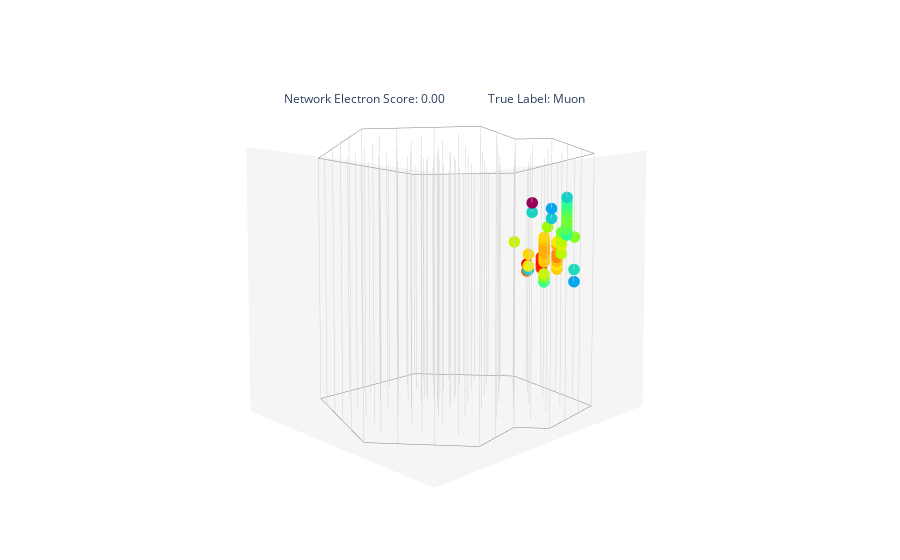

The notebook cell saved with this chart:
### Code cell
event_no = 14
MLHelper.plot_event(event_no,
                    reveal_network_predition=True,
                    reveal_true_label=True)

### Figure 1 — Plotly figure (JSON) as saved in the notebook; plotly's stock layout.template omitted (floating-point values rounded to 4 significant figures)
{"data": [{"hoverinfo": "skip", "line": {"color": "lightgrey", "width": 1}, "mode": "lines", "showlegend": false, "type": "scatter3d", "uid": "b5610454-98e3-4671-a1ba-d8e28e228484", "x": [-256.1, -256.1], "y": [-521.1, -521.1], "z": [-1442.0, -2453.0]}, {"hoverinfo": "skip", "line": {"color": "lightgrey", "width": 1}, "mode": "lines", "showlegend": false, "type": "scatter3d", "uid": "ddbd8fae-5f75-4a73-9e1d-7df4c1e24160", "x": [-132.8, -132.8], "y": [-501.4, -501.4], "z": [-1442.0, -2453.0]}, {"hoverinfo": "skip", "line": {"color": "lightgrey", "width": 1}, "mode": "lines", "showlegend": false, "type": "scatter3d", "uid": "a04d974f-1769-434e-bdea-081be48aba90", "x": [-9.13, -9.13], "y": [-481.7, -481.7], "z": [-1442.0, -2453.0]}, {"hoverinfo": "skip", "line": {"color": "lightgrey", "width": 1}, "mode": "lines", "showlegend": false, "type": "scatter3d", "uid": "737cf735-9b9f-4221-9fb0-452a7c77d5ce", "x": [114.4, 114.4], "y": [-462.0, -462.0], "z": [-1442.0, -2453.0]}, {"hoverinfo": "skip", "line": {"color": "lightgrey", "width": 1}, "mode": "lines", "showlegend": false, "type": "scatter3d", "uid": "6a5c9eba-4b0a-49d8-8aa6-4c6315900892", "x": [237.8, 237.8], "y": [-442.4, -442.4], "z": [-1442.0, -2453.0]}, {"hoverinfo": "skip", "line": {"color": "lightgrey", "width": 1}, "mode": "lines", "showlegend": false, "type": "scatter3d", "uid": "2cfc1e5e-2639-446d-9672-6c2cebcbd95c", "x": [361, 361], "y": [-422.8, -422.8], "z": [-1442.0, -2453.0]}, {"hoverinfo": "skip", "line": {"color": "lightgrey", "width": 1}, "mode": "lines", "showlegend": false, "type": "scatter3d", "uid": "7a57265d-ddea-4ef2-a531-59ffc5df88f2", "x": [-334.8, -334.8], "y": [-424.5, -424.5], "z": [-1442.0, -2453.0]}, {"hoverinfo": "skip", "line": {"color": "lightgrey", "width": 1}, "mode": "lines", "showlegend": false, "type": "scatter3d", "uid": "4a97f03c-8af2-4411-8a1a-50285059dd39", "x": [-211.3, -211.3], "y": [-404.5, -404.5], "z": [-1442.0, -2453.0]}, {"hoverinfo": "skip", "line": {"color": "lightgrey", "width": 1}, "mode": "lines", "showlegend": false, "type": "scatter3d", "uid": "462f50ae-907c-4bc0-bb36-e3aafdc51919", "x": [-88.05, -88.05], "y": [-384.3, -384.3], "z": [-1442.0, -2453.0]}, {"hoverinfo": "skip", "line": {"color": "lightgrey", "width": 1}, "mode": "lines", "showlegend": false, "type": "scatter3d", "uid": "5b39e132-6369-4e9c-a2da-45db596983ec", "x": [35.54, 35.54], "y": [-364.8, -364.8], "z": [-1442.0, -2453.0]}, {"hoverinfo": "skip", "line": {"color": "lightgrey", "width": 1}, "mode": "lines", "showlegend": false, "type": "scatter3d", "uid": "d5c8623e-f9bf-4ab4-94cb-ef08b465a62b", "x": [158.9, 158.9], "y": [-345.2, -345.2], "z": [-1442.0, -2453.0]}, {"hoverinfo": "skip", "line": {"color": "lightgrey", "width": 1}, "mode": "lines", "showlegend": false, "type": "scatter3d", "uid": "d065f878-9af2-48ba-98a3-8d79934e88e0", "x": [282.2, 282.2], "y": [-325.7, -325.7], "z": [-1442.0, -2453.0]}, {"hoverinfo": "skip", "line": {"color": "lightgrey", "width": 1}, "mode": "lines", "showlegend": false, "type": "scatter3d", "uid": "cdfa1c5b-8177-4271-b193-d96080a0a79b", "x": [405.8, 405.8], "y": [-306.4, -306.4], "z": [-1442.0, -2453.0]}, {"hoverinfo": "skip", "line": {"color": "lightgrey", "width": 1}, "mode": "lines", "showlegend": false, "type": "scatter3d", "uid": "4d5e0e42-5f8d-4190-9cfa-34eeabf2e2e8", "x": [-413.5, -413.5], "y": [-327.3, -327.3], "z": [-1442.0, -2453.0]}, {"hoverinfo": "skip", "line": {"color": "lightgrey", "width": 1}, "mode": "lines", "showlegend": false, "type": "scatter3d", "uid": "63077b89-9a6f-4c22-87be-13c8636d7ec7", "x": [-290.7, -290.7], "y": [-307.4, -307.4], "z": [-1442.0, -2453.0]}, {"hoverinfo": "skip", "line": {"color": "lightgrey", "width": 1}, "mode": "lines", "showlegend": false, "type": "scatter3d", "uid": "2131dad1-a5ca-473f-9e24-f439a01637bd", "x": [-166.4, -166.4], "y": [-287.8, -287.8], "z": [-1442.0, -2453.0]}, {"hoverinfo": "skip", "line": {"color": "lightgrey", "width": 1}, "mode": "lines", "showlegend": false, "type": "scatter3d", "uid": "0bfaefb8-b2bf-4f66-9f92-e08f74c1482b", "x": [-43.27, -43.27], "y": [-267.5, -267.5], "z": [-1442.0, -2453.0]}, {"hoverinfo": "skip", "line": {"color": "lightgrey", "width": 1}, "mode": "lines", "showlegend": false, "type": "scatter3d", "uid": "52133f30-7035-47cb-a478-ffff35bffa95", "x": [79.41, 79.41], "y": [-248.2, -248.2], "z": [-1442.0, -2453.0]}, {"hoverinfo": "skip", "line": {"color": "lightgrey", "width": 1}, "mode": "lines", "showlegend": false, "type": "scatter3d", "uid": "eb31d6f9-6dd8-4bf1-95b0-b4c7b3b76a44", "x": [210.5, 210.5], "y": [-209.8, -209.8], "z": [-1442.0, -2453.0]}, {"hoverinfo": "skip", "line": {"color": "lightgrey", "width": 1}, "mode": "lines", "showlegend": false, "type": "scatter3d", "uid": "41bfdf9b-5df9-4c5a-9377-241fc9d00c77", "x": [326.9, 326.9], "y": [-209.1, -209.1], "z": [-1442.0, -2453.0]}, {"hoverinfo": "skip", "line": {"color": "lightgrey", "width": 1}, "mode": "lines", "showlegend": false, "type": "scatter3d", "uid": "00d0ea77-2eb1-4eb0-a805-fe197645fb9b", "x": [443.6, 443.6], "y": [-194.2, -194.2], "z": [-1442.0, -2453.0]}, {"hoverinfo": "skip", "line": {"color": "lightgrey", "width": 1}, "mode": "lines", "showlegend": false, "type": "scatter3d", "uid": "fae4b276-02bd-4d29-b77f-5ae9806a5068", "x": [-492.4, -492.4], "y": [-230.2, -230.2], "z": [-1442.0, -2453.0]}, {"hoverinfo": "skip", "line": {"color": "lightgrey", "width": 1}, "mode": "lines", "showlegend": false, "type": "scatter3d", "uid": "2b9c1420-d6c3-4f8d-a8d9-a6f07c713fb3", "x": [-368.9, -368.9], "y": [-210.2, -210.2], "z": [-1442.0, -2453.0]}, {"hoverinfo": "skip", "line": {"color": "lightgrey", "width": 1}, "mode": "lines", "showlegend": false, "type": "scatter3d", "uid": "64b455ed-e8b4-4425-9f4b-bcb02b200e35", "x": [-245.7, -245.7], "y": [-190.5, -190.5], "z": [-1442.0, -2453.0]}, {"hoverinfo": "skip", "line": {"color": "lightgrey", "width": 1}, "mode": "lines", "showlegend": false, "type": "scatter3d", "uid": "8e835b05-3679-4d57-86cf-be6219fa476a", "x": [-121.8, -121.8], "y": [-171.0, -171.0], "z": [-1442.0, -2453.0]}, {"hoverinfo": "skip", "line": {"color": "lightgrey", "width": 1}, "mode": "lines", "showlegend": false, "type": "scatter3d", "uid": "0631932f-4193-4907-b909-3ef888c40f39", "x": [1.71, 1.71], "y": [-150.6, -150.6], "z": [-1442.0, -2453.0]}, {"hoverinfo": "skip", "line": {"color": "lightgrey", "width": 1}, "mode": "lines", "showlegend": false, "type": "scatter3d", "uid": "a1ffa7e6-5d48-4b94-869d-19bf9180e7a6", "x": [125.0, 125.0], "y": [-131.2, -131.2], "z": [-1442.0, -2453.0]}, {"hoverinfo": "skip", "line": {"color": "lightgrey", "width": 1}, "mode": "lines", "showlegend": false, "type": "scatter3d", "uid": "1c2fcd2e-aaa7-4908-a87b-3f8bc9740d32", "x": [248.2, 248.2], "y": [-111.9, -111.9], "z": [-1442.0, -2453.0]}, {"hoverinfo": "skip", "line": {"color": "lightgrey", "width": 1}, "mode": "lines", "showlegend": false, "type": "scatter3d", "uid": "3f989dae-fdca-4934-89d7-cbd2d6f5895e", "x": [371.6, 371.6], "y": [-92.18, -92.18], "z": [-1442.0, -2453.0]}, {"hoverinfo": "skip", "line": {"color": "lightgrey", "width": 1}, "mode": "lines", "showlegend": false, "type": "scatter3d", "uid": "1384062f-3bf5-4dc9-8b02-7df33392a4e9", "x": [500.4, 500.4], "y": [-58.45, -58.45], "z": [-1442.0, -2453.0]}, {"hoverinfo": "skip", "line": {"color": "lightgrey", "width": 1}, "mode": "lines", "showlegend": false, "type": "scatter3d", "uid": "b8d3d8b2-a367-491c-9548-5db7735e2552", "x": [-570.9, -570.9], "y": [-125.1, -125.1], "z": [-1442.0, -2453.0]}, {"hoverinfo": "skip", "line": {"color": "lightgrey", "width": 1}, "mode": "lines", "showlegend": false, "type": "scatter3d", "uid": "ffd9d98c-85d8-4ba4-a884-c76f7f6f93dc", "x": [-447.7, -447.7], "y": [-113.1, -113.1], "z": [-1442.0, -2453.0]}, {"hoverinfo": "skip", "line": {"color": "lightgrey", "width": 1}, "mode": "lines", "showlegend": false, "type": "scatter3d", "uid": "f7bf2a1c-6c5e-429c-9082-453121932590", "x": [-324.4, -324.4], "y": [-93.43, -93.43], "z": [-1442.0, -2453.0]}, {"hoverinfo": "skip", "line": {"color": "lightgrey", "width": 1}, "mode": "lines", "showlegend": false, "type": "scatter3d", "uid": "ba379fa1-900b-4a67-8cb6-fe70920bea27", "x": [-200.6, -200.6], "y": [-74.03, -74.03], "z": [-1442.0, -2453.0]}, {"hoverinfo": "skip", "line": {"color": "lightgrey", "width": 1}, "mode": "lines", "showlegend": false, "type": "scatter3d", "uid": "d812bb52-facf-4b11-b15b-946bfd7dd9ae", "x": [-77.8, -77.8], "y": [-54.33, -54.33], "z": [-1442.0, -2453.0]}, {"hoverinfo": "skip", "line": {"color": "lightgrey", "width": 1}, "mode": "lines", "showlegend": false, "type": "scatter3d", "uid": "31804664-3e0f-4ac8-bc38-979ab7491a7e", "x": [46.29, 46.29], "y": [-34.88, -34.88], "z": [-1442.0, -2453.0]}, {"hoverinfo": "skip", "line": {"color": "lightgrey", "width": 1}, "mode": "lines", "showlegend": false, "type": "scatter3d", "uid": "3d462825-c383-4379-a87d-eb98969e3459", "x": [194.3, 194.3], "y": [-30.92, -30.92], "z": [-1442.0, -2453.0]}, {"hoverinfo": "skip", "line": {"color": "lightgrey", "width": 1}, "mode": "lines", "showlegend": false, "type": "scatter3d", "uid": "1426797d-7ebe-472e-b6b3-d7f63d5f6f9f", "x": [292.9, 292.9], "y": [5.2, 5.2], "z": [-1442.0, -2453.0]}, {"hoverinfo": "skip", "line": {"color": "lightgrey", "width": 1}, "mode": "lines", "showlegend": false, "type": "scatter3d", "uid": "d781c467-cf6d-4875-b7f0-649c898d32e3", "x": [411.8, 411.8], "y": [13, 13], "z": [-1442.0, -2453.0]}, {"hoverinfo": "skip", "line": {"color": "lightgrey", "width": 1}, "mode": "lines", "showlegend": false, "type": "scatter3d", "uid": "949c40b5-a655-4dba-a800-5ade9c41a35d", "x": [544.1, 544.1], "y": [55.89, 55.89], "z": [-1442.0, -2453.0]}, {"hoverinfo": "skip", "line": {"color": "lightgrey", "width": 1}, "mode": "lines", "showlegend": false, "type": "scatter3d", "uid": "8a2068a7-b5a2-40b3-8e11-711f74b1333b", "x": [-526.6, -526.6], "y": [-15.6, -15.6], "z": [-1442.0, -2453.0]}, {"hoverinfo": "skip", "line": {"color": "lightgrey", "width": 1}, "mode": "lines", "showlegend": false, "type": "scatter3d", "uid": "c021af79-672f-4abd-8aee-b951f095bf2c", "x": [-403.1, -403.1], "y": [3.49, 3.49], "z": [-1442.0, -2453.0]}, {"hoverinfo": "skip", "line": {"color": "lightgrey", "width": 1}, "mode": "lines", "showlegend": false, "type": "scatter3d", "uid": "0d8ace84-28cf-41a1-be59-8bcc218dacff", "x": [-279.5, -279.5], "y": [23.17, 23.17], "z": [-1442.0, -2453.0]}, {"hoverinfo": "skip", "line": {"color": "lightgrey", "width": 1}, "mode": "lines", "showlegend": false, "type": "scatter3d", "uid": "c75dad8a-40e1-4fdc-9527-5239ba07c6f4", "x": [-156.2, -156.2], "y": [43.37, 43.37], "z": [-1442.0, -2453.0]}, {"hoverinfo": "skip", "line": {"color": "lightgrey", "width": 1}, "mode": "lines", "showlegend": false, "type": "scatter3d", "uid": "ac81bd73-be2c-4383-96c1-2a9487ec23eb", "x": [-32.96, -32.96], "y": [62.44, 62.44], "z": [-1442.0, -2453.0]}, {"hoverinfo": "skip", "line": {"color": "lightgrey", "width": 1}, "mode": "lines", "showlegend": false, "type": "scatter3d", "uid": "465322c1-5219-4092-ba2b-bf7be70f7734", "x": [90.49, 90.49], "y": [82.35, 82.35], "z": [-1442.0, -2453.0]}, {"hoverinfo": "skip", "line": {"color": "lightgrey", "width": 1}, "mode": "lines", "showlegend": false, "type": "scatter3d", "uid": "52326a03-9da9-464b-8514-132268223f57", "x": [195.0, 195.0], "y": [125.6, 125.6], "z": [-1442.0, -2453.0]}, {"hoverinfo": "skip", "line": {"color": "lightgrey", "width": 1}, "mode": "lines", "showlegend": false, "type": "scatter3d", "uid": "2f3cf7eb-80d4-4b61-9eef-d7ab33cfe7b8", "x": [330.0, 330.0], "y": [127.2, 127.2], "z": [-1442.0, -2453.0]}, {"hoverinfo": "skip", "line": {"color": "lightgrey", "width": 1}, "mode": "lines", "showlegend": false, "type": "scatter3d", "uid": "9257cfa2-3a1e-45bc-a713-b6391e6df9b6", "x": [472.1, 472.1], "y": [127.9, 127.9], "z": [-1442.0, -2453.0]}, {"hoverinfo": "skip", "line": {"color": "lightgrey", "width": 1}, "mode": "lines", "showlegend": false, "type": "scatter3d", "uid": "0778aed5-174e-4249-b97b-d53376103024", "x": [576.4, 576.4], "y": [170.9, 170.9], "z": [-1442.0, -2453.0]}, {"hoverinfo": "skip", "line": {"color": "lightgrey", "width": 1}, "mode": "lines", "showlegend": false, "type": "scatter3d", "uid": "6cf0da99-7623-4f33-b644-095b72801988", "x": [-481.6, -481.6], "y": [101.4, 101.4], "z": [-1442.0, -2453.0]}, {"hoverinfo": "skip", "line": {"color": "lightgrey", "width": 1}, "mode": "lines", "showlegend": false, "type": "scatter3d", "uid": "dd8de3c4-60c8-4bb1-be42-8c42dce9cebc", "x": [-358.4, -358.4], "y": [120.6, 120.6], "z": [-1442.0, -2453.0]}, {"hoverinfo": "skip", "line": {"color": "lightgrey", "width": 1}, "mode": "lines", "showlegend": false, "type": "scatter3d", "uid": "88629369-a226-4bba-b68c-4d7012a9c82e", "x": [-234.9, -234.9], "y": [140.4, 140.4], "z": [-1442.0, -2453.0]}, {"hoverinfo": "skip", "line": {"color": "lightgrey", "width": 1}, "mode": "lines", "showlegend": false, "type": "scatter3d", "uid": "f61baed9-87f3-4f79-80ec-a8b23e7e3209", "x": [-111.5, -111.5], "y": [160.0, 160.0], "z": [-1442.0, -2453.0]}, {"hoverinfo": "skip", "line": {"color": "lightgrey", "width": 1}, "mode": "lines", "showlegend": false, "type": "scatter3d", "uid": "cee2f48a-c7dc-4e09-8728-9f78ccae400c", "x": [11.87, 11.87], "y": [179.2, 179.2], "z": [-1442.0, -2453.0]}, {"hoverinfo": "skip", "line": {"color": "lightgrey", "width": 1}, "mode": "lines", "showlegend": false, "type": "scatter3d", "uid": "cad1e96f-c40e-4840-a5c7-7b8929ab57fb", "x": [132.0, 132.0], "y": [203.0, 203.0], "z": [-1442.0, -2453.0]}, {"hoverinfo": "skip", "line": {"color": "lightgrey", "width": 1}, "mode": "lines", "showlegend": false, "type": "scatter3d", "uid": "2f733475-1c87-49ba-af68-08089f9dfb02", "x": [257.3, 257.3], "y": [211.7, 211.7], "z": [-1442.0, -2453.0]}, {"hoverinfo": "skip", "line": {"color": "lightgrey", "width": 1}, "mode": "lines", "showlegend": false, "type": "scatter3d", "uid": "7f8cdc26-7907-411d-8c8a-aabccd3782df", "x": [382.4, 382.4], "y": [238.9, 238.9], "z": [-1442.0, -2453.0]}, {"hoverinfo": "skip", "line": {"color": "lightgrey", "width": 1}, "mode": "lines", "showlegend": false, "type": "scatter3d", "uid": "c69e93e5-f676-4466-8316-fb35b348dd31", "x": [505.3, 505.3], "y": [257.9, 257.9], "z": [-1442.0, -2453.0]}, {"hoverinfo": "skip", "line": {"color": "lightgrey", "width": 1}, "mode": "lines", "showlegend": false, "type": "scatter3d", "uid": "a2ca58bf-4d38-4c84-b9ab-992ec51fb8de", "x": [-437.0, -437.0], "y": [217.8, 217.8], "z": [-1442.0, -2453.0]}, {"hoverinfo": "skip", "line": {"color": "lightgrey", "width": 1}, "mode": "lines", "showlegend": false, "type": "scatter3d", "uid": "1cb177da-0704-4787-bfe5-54593124ad2b", "x": [-313.6, -313.6], "y": [237.4, 237.4], "z": [-1442.0, -2453.0]}, {"hoverinfo": "skip", "line": {"color": "lightgrey", "width": 1}, "mode": "lines", "showlegend": false, "type": "scatter3d", "uid": "23366e0e-58df-4ba2-93f4-262aa2c094fb", "x": [-190.0, -190.0], "y": [257.4, 257.4], "z": [-1442.0, -2453.0]}, {"hoverinfo": "skip", "line": {"color": "lightgrey", "width": 1}, "mode": "lines", "showlegend": false, "type": "scatter3d", "uid": "0fcbf7aa-56d8-4562-bcaa-81b173748841", "x": [-66.7, -66.7], "y": [276.9, 276.9], "z": [-1442.0, -2453.0]}, {"hoverinfo": "skip", "line": {"color": "lightgrey", "width": 1}, "mode": "lines", "showlegend": false, "type": "scatter3d", "uid": "9488febc-d0b2-4ec9-8c49-8ebe785ade2e", "x": [54.26, 54.26], "y": [293.0, 293.0], "z": [-1442.0, -2453.0]}, {"hoverinfo": "skip", "line": {"color": "lightgrey", "width": 1}, "mode": "lines", "showlegend": false, "type": "scatter3d", "uid": "063f1e9d-cdb7-4814-9cbd-c8260a0e728e", "x": [174.5, 174.5], "y": [315.5, 315.5], "z": [-1442.0, -2453.0]}, {"hoverinfo": "skip", "line": {"color": "lightgrey", "width": 1}, "mode": "lines", "showlegend": false, "type": "scatter3d", "uid": "be3df805-174a-45c0-a5b5-851390123410", "x": [303.4, 303.4], "y": [335.6, 335.6], "z": [-1442.0, -2453.0]}, {"hoverinfo": "skip", "line": {"color": "lightgrey", "width": 1}, "mode": "lines", "showlegend": false, "type": "scatter3d", "uid": "fe075fa4-31e2-4e17-87b8-97dc9ab68178", "x": [429.8, 429.8], "y": [351.0, 351.0], "z": [-1442.0, -2453.0]}, {"hoverinfo": "skip", "line": {"color": "lightgrey", "width": 1}, "mode": "lines", "showlegend": false, "type": "scatter3d", "uid": "1de158a6-908d-43f8-ad02-d52a5444b206", "x": [-392.4, -392.4], "y": [334.2, 334.2], "z": [-1442.0, -2453.0]}, {"hoverinfo": "skip", "line": {"color": "lightgrey", "width": 1}, "mode": "lines", "showlegend": false, "type": "scatter3d", "uid": "c41196da-37cb-4021-9e59-ff63f718ba63", "x": [-268.9, -268.9], "y": [354.2, 354.2], "z": [-1442.0, -2453.0]}, {"hoverinfo": "skip", "line": {"color": "lightgrey", "width": 1}, "mode": "lines", "showlegend": false, "type": "scatter3d", "uid": "f4c0c38a-8159-481f-9c4d-025b10ea49d3", "x": [-145.4, -145.4], "y": [374.2, 374.2], "z": [-1442.0, -2453.0]}, {"hoverinfo": "skip", "line": {"color": "lightgrey", "width": 1}, "mode": "lines", "showlegend": false, "type": "scatter3d", "uid": "5caac07a-7b51-4594-a79b-ce110ee08824", "x": [-21.97, -21.97], "y": [393.2, 393.2], "z": [-1442.0, -2453.0]}, {"hoverinfo": "skip", "line": {"color": "lightgrey", "width": 1}, "mode": "lines", "showlegend": false, "type": "scatter3d", "uid": "6a1f2fcc-33e7-4869-b741-090c6f1c888e", "x": [101.0, 101.0], "y": [412.8, 412.8], "z": [-1442.0, -2453.0]}, {"hoverinfo": "skip", "line": {"color": "lightgrey", "width": 1}, "mode": "lines", "showlegend": false, "type": "scatter3d", "uid": "d0bab8f9-f8a9-4df0-95b8-ca13a76cf311", "x": [224.6, 224.6], "y": [432.4, 432.4], "z": [-1442.0, -2453.0]}, {"hoverinfo": "skip", "line": {"color": "lightgrey", "width": 1}, "mode": "lines", "showlegend": false, "type": "scatter3d", "uid": "9cf75f16-8374-47fe-9f8c-1523ce029fa1", "x": [338.4, 338.4], "y": [463.7, 463.7], "z": [-1442.0, -2453.0]}, {"hoverinfo": "skip", "line": {"color": "lightgrey", "width": 1}, "mode": "lines", "showlegend": false, "type": "scatter3d", "uid": "63d431d3-b6ed-40a9-aa17-d977b09d58c0", "x": [-347.9, -347.9], "y": [451.5, 451.5], "z": [-1442.0, -2453.0]}, {"hoverinfo": "skip", "line": {"color": "lightgrey", "width": 1}, "mode": "lines", "showlegend": false, "type": "scatter3d", "uid": "0425e06e-e523-4d5a-aa32-079e1615c3b9", "x": [-224.1, -224.1], "y": [470.9, 470.9], "z": [-1442.0, -2453.0]}, {"hoverinfo": "skip", "line": {"color": "lightgrey", "width": 1}, "mode": "lines", "showlegend": false, "type": "scatter3d", "uid": "ae644a66-88bf-4cb6-8cc6-a2902f64994b", "x": [-101.1, -101.1], "y": [490.2, 490.2], "z": [-1442.0, -2453.0]}, {"hoverinfo": "skip", "line": {"color": "lightgrey", "width": 1}, "mode": "lines", "showlegend": false, "type": "scatter3d", "uid": "5629acb9-f0fd-4ca2-9d5c-d9ef93674f2c", "x": [22.11, 22.11], "y": [509.5, 509.5], "z": [-1442.0, -2453.0]}, {"hoverinfo": "skip", "line": {"color": "lightgrey", "width": 1}, "mode": "lines", "showlegend": false, "type": "scatter3d", "uid": "7e487167-a654-4f16-a20a-d32c65f84b15", "x": [31.25, 31.25], "y": [-72.93, -72.93], "z": [-1442.0, -2453.0]}, {"hoverinfo": "skip", "line": {"color": "lightgrey", "width": 1}, "mode": "lines", "showlegend": false, "type": "scatter3d", "uid": "1cd4be04-861d-4af9-90a1-c108ccc22717", "x": [72.37, 72.37], "y": [-66.6, -66.6], "z": [-1442.0, -2453.0]}, {"hoverinfo": "skip", "line": {"color": "lightgrey", "width": 1}, "mode": "lines", "showlegend": false, "type": "scatter3d", "uid": "31b637ec-c376-4a1f-8b2b-ff74fec03e90", "x": [41.6, 41.6], "y": [35.49, 35.49], "z": [-1442.0, -2453.0]}, {"hoverinfo": "skip", "line": {"color": "lightgrey", "width": 1}, "mode": "lines", "showlegend": false, "type": "scatter3d", "uid": "9d068755-5f8c-4251-b32a-3ad2f622c61d", "x": [106.9, 106.9], "y": [27.09, 27.09], "z": [-1442.0, -2453.0]}, {"hoverinfo": "skip", "line": {"color": "lightgrey", "width": 1}, "mode": "lines", "showlegend": false, "type": "scatter3d", "uid": "43c08561-f5ef-403b-a9b0-536094d28756", "x": [113.2, 113.2], "y": [-60.47, -60.47], "z": [-1442.0, -2453.0]}, {"hoverinfo": "skip", "line": {"color": "lightgrey", "width": 1}, "mode": "lines", "showlegend": false, "type": "scatter3d", "uid": "42757bf9-b46b-4e5f-8f4b-4a2e250f7783", "x": [57.2, 57.2], "y": [-105.5, -105.5], "z": [-1442.0, -2453.0]}, {"hoverinfo": "skip", "line": {"color": "lightgrey", "width": 1}, "mode": "lines", "showlegend": false, "type": "scatter3d", "uid": "70219aaf-1c35-484b-9415-44cef1321170", "x": [-9.68, -9.68], "y": [-79.5, -79.5], "z": [-1442.0, -2453.0]}, {"hoverinfo": "skip", "line": {"color": "lightgrey", "width": 1}, "mode": "lines", "showlegend": false, "type": "scatter3d", "uid": "897b488e-35fb-4724-9ebf-eaacb6d1cf21", "x": [-10.97, -10.97], "y": [6.72, 6.72], "z": [-1442.0, -2453.0]}, {"hoverinfo": "skip", "line": {"color": "grey", "width": 1}, "mode": "lines", "showlegend": false, "type": "scatter3d", "uid": "f3a24ff6-4bd4-4509-8a27-7e9c2e3d03cc", "x": [-347.9, -570.9, -256.1, 361, 576.4, 338.4, 101.0, 22.11, -347.9], "y": [451.5, -125.1, -521.1, -422.8, 170.9, 463.7, 412.8, 509.5, 451.5], "z": [-2453.0, -2453.0, -2453.0, -2453.0, -2453.0, -2453.0, -2453.0, -2453.0, -2453.0, -2453.0, -2453.0, -2453.0, -2453.0, -2453.0, -2453.0, -2453.0, -2453.0, -2453.0, -2453.0, -2453.0, -2453.0, -2453.0, -2453.0, -2453.0, -2453.0, -2453.0, -2453.0, -2453.0, -2453.0, -2453.0, -2453.0, -2453.0, -2453.0, -2453.0, -2453.0, -2453.0, -2453.0, -2453.0, -2453.0, -2453.0, -2453.0, -2453.0, -2453.0, -2453.0, -2453.0, -2453.0, -2453.0, -2453.0, -2453.0, -2453.0, -2453.0, -2453.0, -2453.0, -2453.0, -2453.0, -2453.0, -2453.0, -2453.0, -2453.0, -2453.0, -2453.0, -2453.0, -2453.0, -2453.0, -2453.0, -2453.0, -2453.0, -2453.0, -2453.0, -2453.0, -2453.0, -2453.0, -2453.0, -2453.0, -2453.0, -2453.0, -2453.0, -2453.0, -2453.0, -2453.0, -2453.0, -2453.0, -2453.0, -2453.0, -2453.0, -2453.0]}, {"hoverinfo": "skip", "line": {"color": "grey", "width": 1}, "mode": "lines", "showlegend": false, "type": "scatter3d", "uid": "4d7d5a81-c7c2-4608-be82-2283ce61715a", "x": [-347.9, -570.9, -256.1, 361, 576.4, 338.4, 101.0, 22.11, -347.9], "y": [451.5, -125.1, -521.1, -422.8, 170.9, 463.7, 412.8, 509.5, 451.5], "z": [-1442.0, -1442.0, -1442.0, -1442.0, -1442.0, -1442.0, -1442.0, -1442.0, -1442.0, -1442.0, -1442.0, -1442.0, -1442.0, -1442.0, -1442.0, -1442.0, -1442.0, -1442.0, -1442.0, -1442.0, -1442.0, -1442.0, -1442.0, -1442.0, -1442.0, -1442.0, -1442.0, -1442.0, -1442.0, -1442.0, -1442.0, -1442.0, -1442.0, -1442.0, -1442.0, -1442.0, -1442.0, -1442.0, -1442.0, -1442.0, -1442.0, -1442.0, -1442.0, -1442.0, -1442.0, -1442.0, -1442.0, -1442.0, -1442.0, -1442.0, -1442.0, -1442.0, -1442.0, -1442.0, -1442.0, -1442.0, -1442.0, -1442.0, -1442.0, -1442.0, -1442.0, -1442.0, -1442.0, -1442.0, -1442.0, -1442.0, -1442.0, -1442.0, -1442.0, -1442.0, -1442.0, -1442.0, -1442.0, -1442.0, -1442.0, -1442.0, -1442.0, -1442.0, -1442.0, -1442.0, -1442.0, -1442.0, -1442.0, -1442.0, -1442.0, -1442.0]}, {"customdata": [12620.0, 12100.0, 12330.0, 12240.0, 12180.0, 12330.0, 13160.0, 13290.0, 13080.0, 12830.0, 12850.0, 13040.0, 13290.0, 15060.0, 14740.0, 14040.0, 14840.0, 13410.0, 13210.0, 14490.0, 14090.0, 13610.0, 13120.0, 13160.0, 13050.0, 13020.0, 13000.0, 13110.0, 13200.0, 13740.0, 13540.0, 13740.0, 13670.0, 14130.0, 13640.0, 13910.0, 14530.0, 14340.0, 14226, 14140.0, 14170.0, 14260.0, 14430.0, 14500.0, 14810.0, 14790.0, 16960.0, 14840.0, 15060.0], "hoverinfo": ["x", "y", "z", "text"], "hovertemplate": "x: %{x} m, y: %{y} m, z: %{z} m, t: %{customdata} ns", "hovertext": ["-1921.99 ns", "-1887.94 ns", "-1905.58 ns", "-1888.56 ns", "-1871.53 ns", "-1854.51 ns", "-1906.16 ns", "-1889.14 ns", "-1872.12 ns", "-1855.10 ns", "-1838.08 ns", "-1804.04 ns", "-1787.02 ns", "-1955.90 ns", "-1904.84 ns", "-1768.67 ns", "-1909.57 ns", "-1892.54 ns", "-1841.48 ns", "-1957.50 ns", "-1940.48 ns", "-1923.46 ns", "-1872.39 ns", "-1855.37 ns", "-1838.35 ns", "-1821.33 ns", "-1804.31 ns", "-1787.29 ns", "-1770.27 ns", "-1838.01 ns", "-1803.97 ns", "-1786.95 ns", "-1769.93 ns", "-1752.91 ns", "-1788.42 ns", "-1735.34 ns", "-1769.98 ns", "-1752.96 ns", "-1735.94 ns", "-1718.92 ns", "-1701.90 ns", "-1684.88 ns", "-1667.85 ns", "-1650.83 ns", "-1633.81 ns", "-1686.55 ns", "-1652.50 ns", "-1715.74 ns", "-1681.70 ns"], "marker": {"color": [12620.0, 12100.0, 12330.0, 12240.0, 12180.0, 12330.0, 13160.0, 13290.0, 13080.0, 12830.0, 12850.0, 13040.0, 13290.0, 15060.0, 14740.0, 14040.0, 14840.0, 13410.0, 13210.0, 14490.0, 14090.0, 13610.0, 13120.0, 13160.0, 13050.0, 13020.0, 13000.0, 13110.0, 13200.0, 13740.0, 13540.0, 13740.0, 13670.0, 14130.0, 13640.0, 13910.0, 14530.0, 14340.0, 14226, 14140.0, 14170.0, 14260.0, 14430.0, 14500.0, 14810.0, 14790.0, 16960.0, 14840.0, 15060.0], "colorscale": [[0, "rgb(255,0,0)"], [0.125, "rgb(255,111,0)"], [0.25, "rgb(255,234,0)"], [0.375, "rgb(151,255,0)"], [0.5, "rgb(44,255,150)"], [0.625, "rgb(0,152,255)"], [0.75, "rgb(0,25,255)"], [0.875, "rgb(0,0,200)"], [1, "rgb(150,0,90)"]], "size": 4}, "mode": "markers", "showlegend": false, "type": "scatter3d", "uid": "f2a7e37e-fa8a-4225-a697-62fc024ac8bf", "x": [-526.6, -526.6, -481.6, -481.6, -481.6, -481.6, -437.0, -437.0, -437.0, -437.0, -437.0, -437.0, -437.0, -392.4, -392.4, -392.4, -358.4, -358.4, -358.4, -313.6, -313.6, -313.6, -313.6, -313.6, -313.6, -313.6, -313.6, -313.6, -313.6, -268.9, -268.9, -268.9, -268.9, -268.9, -234.9, -145.4, -101.1, -101.1, -101.1, -101.1, -101.1, -101.1, -101.1, -101.1, -101.1, -21.97, -21.97, 22.11, 22.11], "y": [-15.6, -15.6, 101.4, 101.4, 101.4, 101.4, 217.8, 217.8, 217.8, 217.8, 217.8, 217.8, 217.8, 334.2, 334.2, 334.2, 120.6, 120.6, 120.6, 237.4, 237.4, 237.4, 237.4, 237.4, 237.4, 237.4, 237.4, 237.4, 237.4, 354.2, 354.2, 354.2, 354.2, 354.2, 140.4, 374.2, 490.2, 490.2, 490.2, 490.2, 490.2, 490.2, 490.2, 490.2, 490.2, 393.2, 393.2, 509.5, 509.5], "z": [-1922.0, -1888.0, -1906.0, -1889.0, -1872.0, -1855.0, -1906.0, -1889.0, -1872.0, -1855.0, -1838.0, -1804.0, -1787.0, -1956.0, -1905.0, -1769.0, -1910.0, -1893.0, -1841.0, -1958.0, -1940.0, -1923.0, -1872.0, -1855.0, -1838.0, -1821.0, -1804.0, -1787.0, -1770.0, -1838.0, -1804.0, -1787.0, -1770.0, -1753.0, -1788.0, -1735.0, -1770.0, -1753.0, -1736.0, -1719.0, -1702.0, -1685.0, -1668.0, -1651.0, -1634.0, -1687.0, -1652.0, -1716.0, -1682.0]}], "layout": {"annotations": [{"showarrow": false, "text": "Network Electron Score: 0.00", "x": 0.4, "y": 0.9}, {"showarrow": false, "text": "True Label: Muon", "x": 0.6, "y": 0.9}], "margin": {"b": 40, "l": 20, "r": 20, "t": 40}, "scene": {"camera": {"center": {"x": 0, "y": 0, "z": 0}, "eye": {"x": 1.5, "y": 1.5, "z": 0.1}, "up": {"x": 0, "y": 0, "z": 1}}, "xaxis": {"backgroundcolor": "whitesmoke", "showgrid": false, "showspikes": false, "showticklabels": false, "title": {"text": ""}}, "yaxis": {"backgroundcolor": "whitesmoke", "showgrid": false, "showspikes": false, "showticklabels": false, "title": {"text": ""}}, "zaxis": {"backgroundcolor": "whitesmoke", "showgrid": false, "showspikes": false, "showticklabels": false, "title": {"text": ""}}}}}
